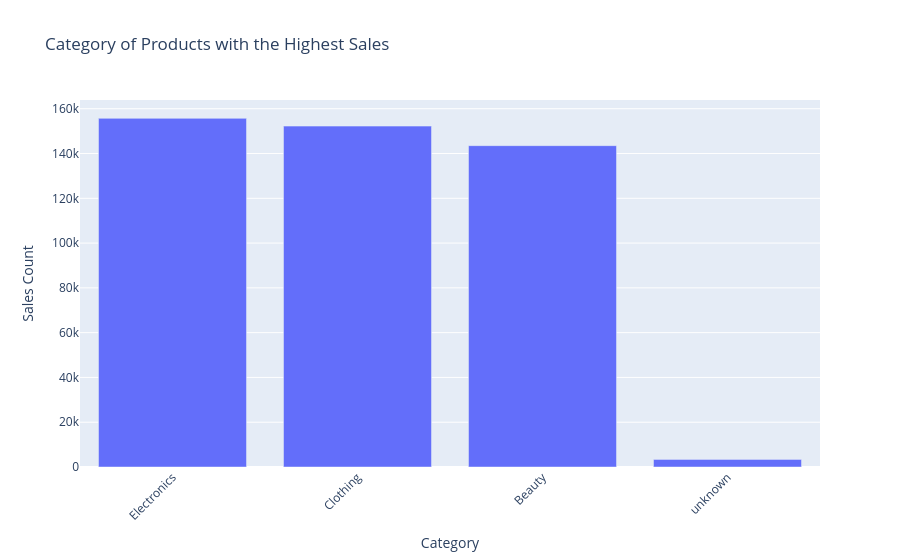

Notebook source saved alongside this figure:
### Code cell
import plotly.express as px

# Group data
category_sales = df.groupby("Product Category")["Sales"].sum().sort_values(ascending=False).head(100).reset_index()

# Create interactive bar chart
fig = px.bar(
    category_sales,
    x="Product Category",
    y="Sales",
    title="Category of Products with the Highest Sales",
    labels={"Product Category": "Category", "Sales": "Sales Count"},
)

fig.update_layout(
    xaxis_tickangle=-45
)

fig.show()

### Figure 1 — Plotly figure (JSON) as saved in the notebook; plotly's stock layout.template omitted (floating-point values rounded to 4 significant figures)
{"data": [{"hovertemplate": "Category=%{x}<br>Sales Count=%{y}<extra></extra>", "legendgroup": "", "marker": {"color": "#636efa", "pattern": {"shape": ""}}, "name": "", "orientation": "v", "showlegend": false, "textposition": "auto", "type": "bar", "x": ["Electronics", "Clothing", "Beauty", "unknown"], "xaxis": "x", "y": [155700.0, 152200.0, 143500.0, 3400.0], "yaxis": "y"}], "layout": {"barmode": "relative", "legend": {"tracegroupgap": 0}, "title": {"text": "Category of Products with the Highest Sales"}, "xaxis": {"anchor": "y", "domain": [0, 1], "tickangle": -45, "title": {"text": "Category"}}, "yaxis": {"anchor": "x", "domain": [0, 1], "title": {"text": "Sales Count"}}}}
